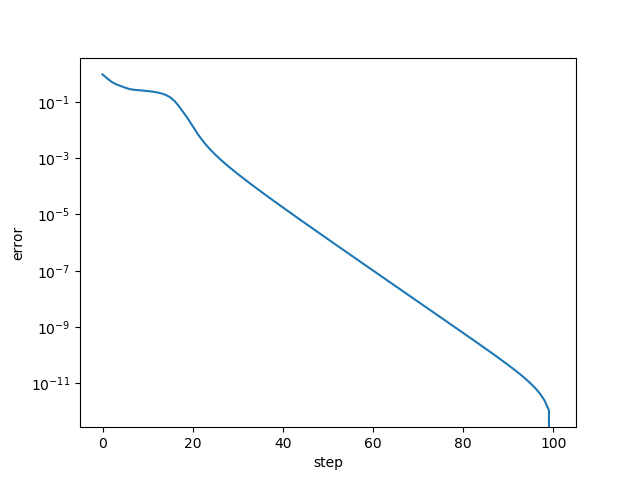

Recreate this plot in Python.
A = [[0, 0, 0, 1, 0], [0, 0, 0, 0, 1], [0, 0, 0, 0, 1], [1, 0, 1, 0, 0],
     [1, 0, 0, 0, 0], [0, 1, 0, 0, 0], [1, 0, 1, 1, 0], [0, 1, 1, 0, 0],
     [0, 0, 1, 1, 1], [0, 1, 1, 0, 0]]

import numpy as np
from math import *
from numpy.linalg import norm


def svd_nmf_init(U, S, V, k=-1):

    sig = np.diag(S)
    if k == -1:
        k = len(sig)

    W = np.zeros((U.shape[0], k))
    H = np.zeros((k, V.shape[1]))

    for j in range(k):
        x = U[:, j]
        xp = np.max(x, 0)
        xn = -np.min(x, 0)
        y = V[:, j]
        yp = np.max(y, 0)
        yn = -np.min(y, 0)
        norm_xp = norm(xp)
        norm_yp = norm(yp)
        norms_p = norm_xp * norm_yp
        norm_xn = norm(xn)
        norm_yn = norm(yn)
        norms_n = norm_xn * norm_yn
        if norms_p > norms_n:
            scale = sqrt(sig[j, j] * norms_p)
            W[:, j] = scale * xp / norm_xp
            H[j, :] = scale * yp.T / norm_yp
        else:
            scale = sqrt(sig[j, j] * norms_p)
            W[:, j] = scale * xp / norm_xp
            H[j, :] = scale * yp.T / norm_yp

    return W, H


# SVD-based initial factorization
from numpy.linalg import svd

k = 3
U, S, VT = svd(A)
V = VT.T
W0, H0 = svd_nmf_init(U, S, V, k)

W0 = [[0.2408, 0.3451, 0], [0.1329, 0.3703, 0.5066], [0.1329, 0.3703, 0.5066],
      [0.6629, 0, 0], [0.2191, 0.1051, 0], [0.1724, 0, 0.2533],
      [0.9037, 0.3062, 0], [0.6162, 0, 0.2533], [0.8175, 0.5714, 0.5066],
      [0.6162, 0, 0.2533]]
H0 = [
    [0.6255, 0.4921, 1.2668, 0.6873, 0.3795],
    [0.1846, 0, 0, 0.6061, 0.6504],
    [0, 0.4387, 0.0000, 0, 0.8774],
]
W0 = np.array(W0)
H0 = np.array(H0)
R0 = A - W0.dot(H0)

# HALS-RRI iteration (you do!)


def updateW(R, W, H):
    M = R.dot(H.T)
    N = H.dot(H.T)
    u = []
    for row in range(W.shape[0]):
        ui = []
        for col in range(W.shape[1]):
            ui.append(max(-W[row, col], M[row, col] / N[col, col]))
        u.append(ui)
    u = np.array(u)

    W = W + u
    return W


def updateH(R, W, H):
    # print('update-H ', W, H)
    M = (W.T).dot(R)
    N = (W.T).dot(W)
    u = []
    for row in range(H.shape[0]):
        ui = []
        for col in range(H.shape[1]):
            ui.append(max(-H[row, col], M[row, col] / N[row, row]))
        u.append(ui)
    u = np.array(u)

    # print('old ', H)
    H = H + u
    # print('new ', H)
    return H


import matplotlib.pyplot as plt
if __name__ == "__main__":

    r = [norm(R0, ord='fro')]
    max_iter = 100  # or error
    cnt = 0
    while cnt < max_iter:
        cnt += 1

        W0 = updateW(R0, W0, H0)
        R0 = A - W0.dot(H0)
        H0 = updateH(R0, W0, H0)
        R0 = A - W0.dot(H0)
        print(R0)
        r.append(norm(R0, ord='fro'))

    # plot
    plt.semilogy([rr - r[-1] for rr in r])
    plt.xlabel("step")
    plt.ylabel("error")
    plt.savefig('hals.png')
    plt.show()



